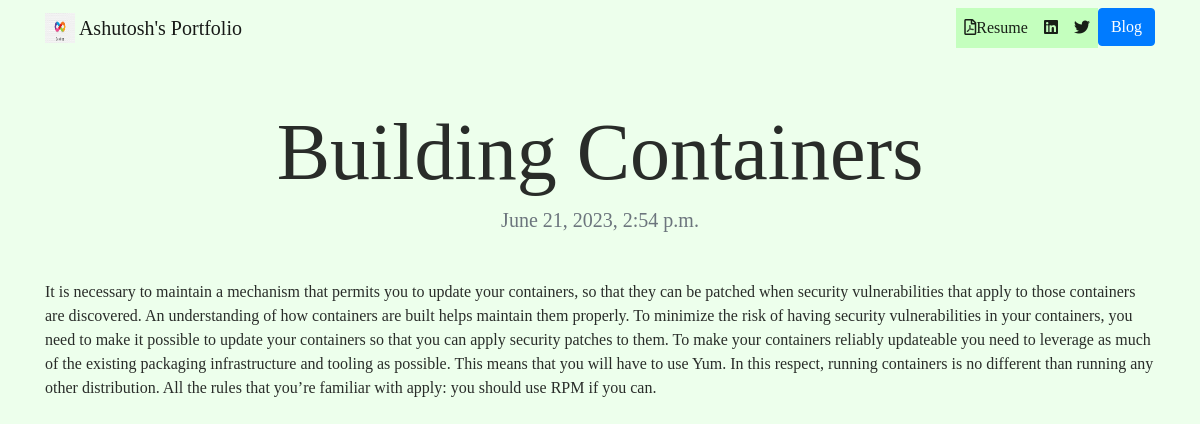
Page /blog/blogs/6/ on the committed database.
### blog/models.py (models this page shows, shortened)
class Blog(models.Model):
    title = models.CharField(max_length=200)
    content = models.TextField()
    created_date = models.DateTimeField(default=timezone.now)
    published_date = models.DateTimeField(blank=True, null=True)

### blog/views.py (the view)
# urls.py: path('blogs/<int:pk>/', views.blog_detail, name='blog_detail'),
def blog_detail(request, pk):
    blog = get_object_or_404(Blog, pk=pk)
    return render(request, 'blog/blog_detail.html', {'blog':blog})

### blog/templates/blog/blog_detail.html
{% extends "portfolio/base.html" %}
{% load static %}
{% block content %}
<h1 class="text-center mt-5" id="blogdetailtitle">{{ blog.title }}</h1>
<h5 class="text-center text-muted mb-5">{{ blog.published_date }}</h5>
{{ blog.content|safe }}
{% endblock %}

### portfolio/static/portfolio/custom.css (style rules this page uses)
body { font-family: 'Comic Sans MS', cursive; color: rgba(0, 0, 0, 0.829) !important; background-color: rgba(133, 255, 127, 0.144) !important; }
@media (min-width: 992px) { #blogdetailtitle { font-size: 5rem; } }

### rows in the picture
Blog: title "Building Containers", published_date "June 21, 2023, 2:54 p.m.", content "It is necessary to maintain a mechanism that permits you to update your containers, so that they can be patched when security vulnerabilities that apply to those containers are discovered. An understanding of how containers are built helps maintain them properly. To minimize the risk of having security vulnerabilities in your containers, you need to make it possible to update your containers so that you can apply security patches to them. To make your containers reliably updateable you need to leverage as much of the existing packaging infrastructure and tooling as possible. This means that you will have to use Yum. In this respect, running containers is no different than running any other…"
